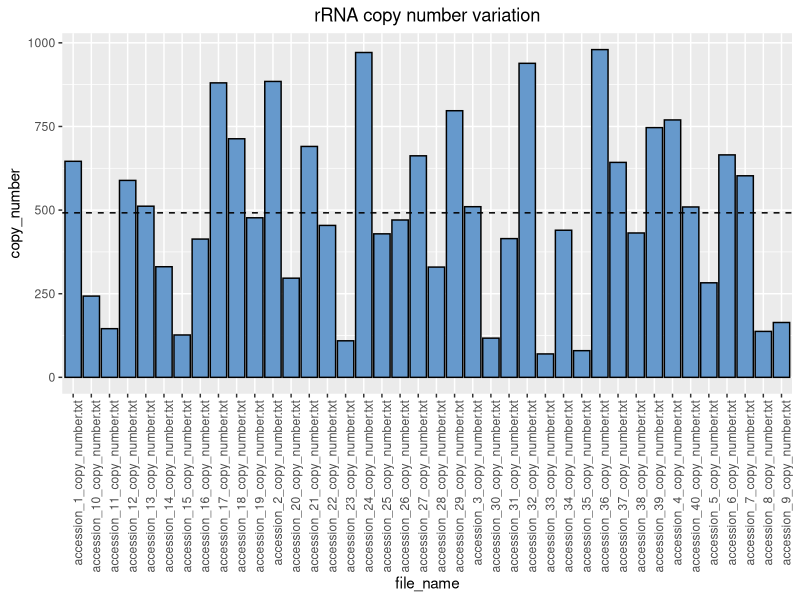

The R source for this figure: (Note: this script raises an error after producing the figure.)
## ---- chunk 1
library(ggplot2)
## ---- chunk 2

# Set the working directory to the folder containing this script
setwd("/path/to/this/script")

#Import toy dataset
summary_count <- read.delim("data/summary_count.txt", sep="\t", dec = ".", header = FALSE)

#Give headers
colnames(summary_count) <- c("file_name", "copy_number")

#Convert into dataframe
df <- as.data.frame(summary_count)

# Factorize sample name (in case it is a digit)
df$file_name <- as.factor(df$file_name)

## ---- chunk 3
# Get average of copy number
average <- summary(df$copy_number)[[4]]

ggplot(df, aes(file_name, copy_number)) + geom_bar(stat="identity", fill='#6699CC', color="black") + 
  theme(axis.text.x = element_text(angle = 90, hjust = 1)) +
  ggtitle("rRNA copy number variation") + theme(plot.title = element_text(hjust = 0.5)) + geom_hline(yintercept = average, linetype="dashed")
## ---- chunk 4
# Import df_name wich contains file_name and accession name
new_df <- merge(df_name, df, by="file_name")

## ---- chunk 5
hist(df$copy_number, xlab="Sample", main="Copy number")
